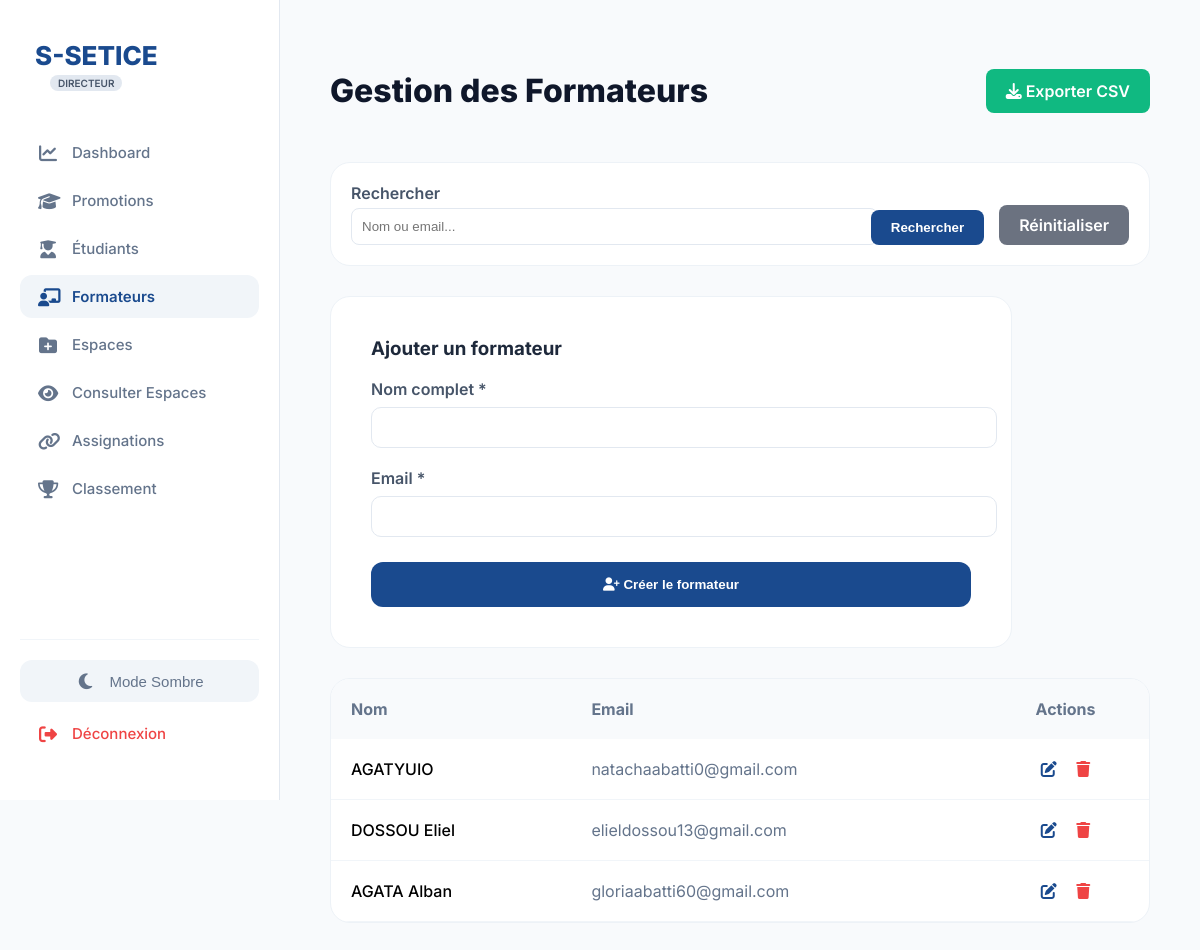
The page /views/formateurs.php (signed in) on the database as committed earlier.
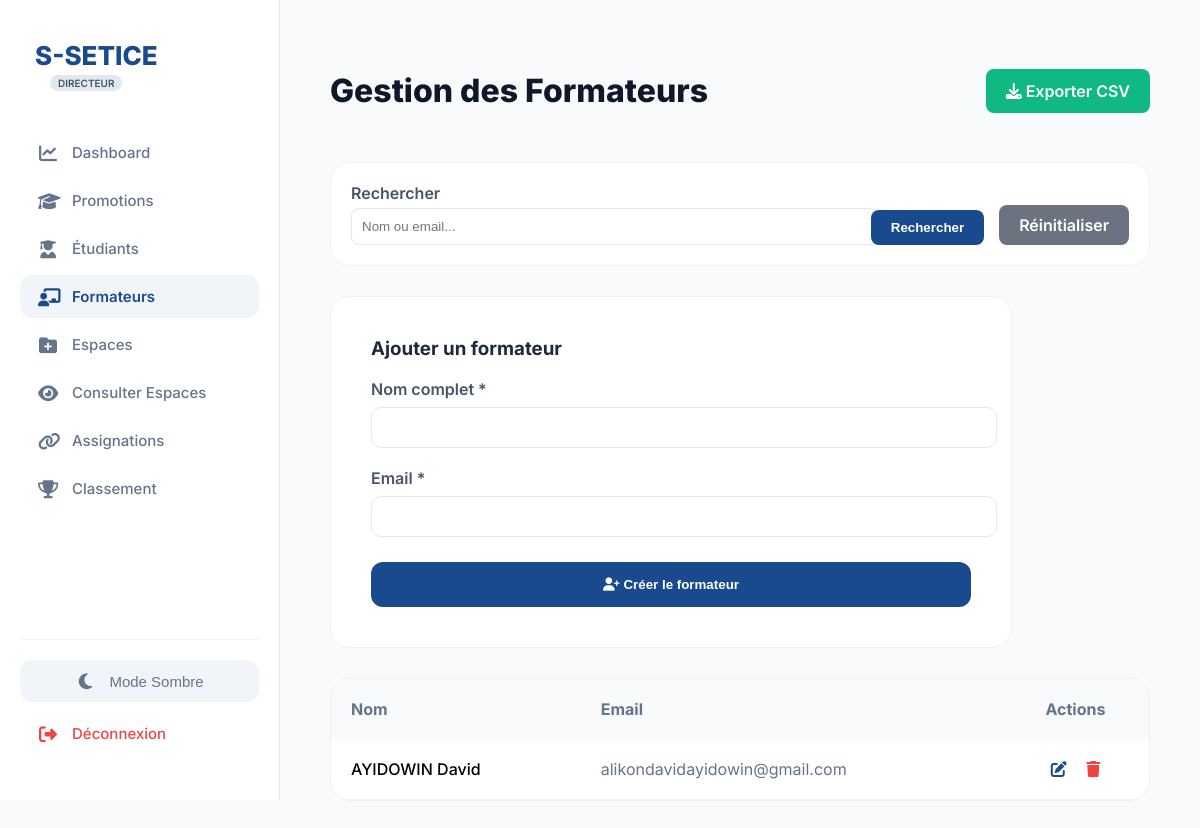
The same page on the database as committed later.
### tables this page shows
CREATE TABLE IF NOT EXISTS `formateurs` (
  `id` int NOT NULL AUTO_INCREMENT,
  `nom` varchar(100) DEFAULT NULL,
  `email` varchar(150) DEFAULT NULL,
  `id_utilisateur` int DEFAULT NULL,
  PRIMARY KEY (`id`),
  UNIQUE KEY `email` (`email`)
);

### includes/csrf.php (called while the page is built, shortened)
<?php
function generateCsrfToken() {
    return $_SESSION['csrf_token'];
}

### views/formateurs.php (the view, shortened to what the changed rows need)
<?php
require_once('../config/db.php');
require_once('../includes/csrf.php');
$page = max(1, intval($_GET['page'] ?? 1));
$per_page = 10;
$where = [];
$params = [];
$where_clause = !empty($where) ? "WHERE " . implode(" AND ", $where) : "";
$offset = ($page - 1) * $per_page;
$query = "SELECT * FROM formateurs $where_clause ORDER BY id DESC LIMIT $per_page OFFSET $offset";
$query_stmt = $pdo->prepare($query);
$query_stmt->execute($params);
$formateurs = $query_stmt->fetchAll();
?>
<!DOCTYPE html>
<html lang="fr">
<head>
    <link rel="stylesheet" href="https://cdnjs.cloudflare.com/ajax/libs/font-awesome/6.4.0/css/all.min.css">
</head>
<body style="margin:0; font-family:'Inter', sans-serif; background:#f8fafc;">
    <?php include('../includes/sidebar.php'); ?>
    <main style="margin-left: 280px; padding: 50px;">
        <div style="display: flex; justify-content: space-between; align-items: center; margin-bottom: 30px;">
            <h1 style="font-weight: 800; color: #0f172a;">Gestion des Formateurs</h1>
        </div>
        <div style="background: white; border-radius: 20px; border: 1px solid #edf2f7; overflow: hidden;">
            <table style="width: 100%; border-collapse: collapse;">
                <thead>
                    <tr style="background: #f8fafc;">
                        <th style="padding: 20px; text-align: left; color: #64748b;">Nom</th>
                        <th style="padding: 20px; text-align: left; color: #64748b;">Email</th>
                        <th style="padding: 20px; text-align: center; color: #64748b;">Actions</th>
                    </tr>
                </thead>
                <tbody>
                    <?php foreach($formateurs as $f): ?>
                    <tr style="border-bottom: 1px solid #f1f5f9;">
                        <td style="padding: 20px; font-weight: 500;"><?= htmlspecialchars($f['nom']) ?></td>
                        <td style="padding: 20px; color: #64748b;"><?= htmlspecialchars($f['email']) ?></td>
                        <td style="padding: 20px; text-align: center;">
                            <a href="edit_formateur.php?id=<?= $f['id'] ?>" style="color: #1a4a8e; margin-right: 15px;"><i class="fas fa-edit"></i></a>
                            <a href="../actions/delete_action.php?type=formateur&id=<?= $f['id'] ?>&csrf_token=<?= generateCsrfToken() ?>"
                                onclick="return confirm('Supprimer ce formateur ?')" style="color: #ef4444;"><i class="fas fa-trash"></i></a>
                        </td>
                    </tr>
                    <?php endforeach; ?>
                </tbody>
            </table>
        </div>
    </main>
</body>
</html>

Rows that differ between the two databases and show on the page:
removed formateurs: nom "AGATYUIO", email "natachaabatti0@gmail.com"
removed formateurs: nom "DOSSOU Eliel", email "elieldossou13@gmail.com"
removed formateurs: nom "AGATA Alban", email "gloriaabatti60@gmail.com"
added formateurs: nom "AYIDOWIN David", email "alikondavidayidowin@gmail.com"
